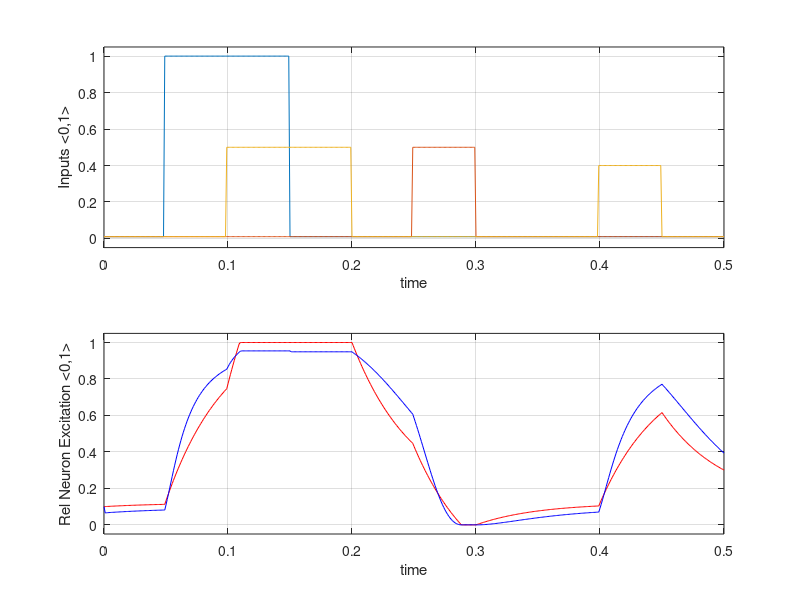

This chart was generated by the following MATLAB code:
% Cynamic Neuron (additive model, nonlinear mapping function)
clear all;
P.w = [1 -1 2];     % synaptic weights; three weights for three inputs
P.b  = [0.1];       % bias
P.tau = 0.05;        % time constant
P.kmax = 1.1; P.ks = 0.4; P.nj = 2;
x0  = [0.1];     % Initial states (i.e., populations, as column vector) 
delt = 0.001; tmax = 0.5;  t = 0 : delt : tmax ;
u = 0.01*ones(length(t),length(P.w));
u(50:150,1)  = 1.0;  u(250:300,2) = 0.5;    % some input pulses
u(100:200,3) = 0.5;  u(400:450,3) = 0.4;    % some input pulses
x(1,1,1) = x0; x(1,1,2) = x0; % initial values for loop iteration
% Running Simulation (here using Euler integration):
for i = 1 : length(t)-1
  %y(i+1) = 0.1;
  for j = 1 : length(x0)
     dfsum(j) = P.b;
     for k = 1 : length(P.w)
        dfsum(j) = dfsum(j) + P.w(j,k)*(u(i,k));  % Sum cross-species pred-prey effects
     end
     df(i,j,1) = (dfsum(j)-x(i,j,1))/P.tau;       % df
     df(i,j,2) = (dfsum(j)-x(i,j,2))/P.tau;       % df
     x(i+1,j,1) = x(i,j,1) + delt*df(i,j,1);       % Euler Integration     
     x(i+1,j,1) = max(min(x(i+1,j,1),1),0);       % satlin mapping 
     x(i+1,j,2) = x(i,j,1) + delt*df(i,j,2);       % Euler Integration     
     x(i+1,j,2) = P.kmax*(x(i+1,j,2)^P.nj)/((P.ks(j)^P.nj)+(x(i+1,j,2)^P.nj)); % Hill soft-sat
  end
end
figure(1);  set(1,'Color',[1 1 1]);
subplot(2,1,2)
  plot(t,x(:,1,1),'r',t,x(:,1,2),'b'); hold on;  grid on;
  axis([0 tmax -0.05 1.05]); xlabel('time'); ylabel('Rel Neuron Excitation <0,1>');  
subplot(2,1,1)
  for j = 1 : length(P.w)
    plot(t,u(:,j)); hold on; grid on; % Inputs vs Time
    axis([0 tmax -0.05 1.05]); xlabel('time'); ylabel('Inputs <0,1>')
  end
